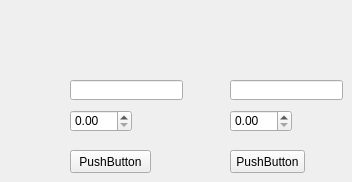
    <widget class="QWidget" name="page_11">
     <attribute name="label">
      <string>Gamma Analysis ( Under Development )</string>
     </attribute>
     <widget class="QLineEdit" name="lineEdit_Dose">
      <property name="geometry">
       <rect>
        <x>70</x>
        <y>80</y>
        <width>113</width>
        <height>20</height>
       </rect>
      </property>
     </widget>
     <widget class="QDoubleSpinBox" name="doubleSpinBox_Dose">
      <property name="geometry">
       <rect>
        <x>70</x>
        <y>110</y>
        <width>62</width>
        <height>22</height>
       </rect>
      </property>
     </widget>
     <widget class="QLineEdit" name="lineEdit_Gamma">
      <property name="geometry">
       <rect>
        <x>230</x>
        <y>80</y>
        <width>113</width>
        <height>20</height>
       </rect>
      </property>
     </widget>
     <widget class="QDoubleSpinBox" name="doubleSpinBox_Gamma">
      <property name="geometry">
       <rect>
        <x>230</x>
        <y>110</y>
        <width>62</width>
        <height>22</height>
       </rect>
      </property>
     </widget>
     <widget class="QPushButton" name="pushButton_Dose">
      <property name="geometry">
       <rect>
        <x>70</x>
        <y>150</y>
        <width>81</width>
        <height>23</height>
       </rect>
      </property>
      <property name="text">
       <string>PushButton</string>
      </property>
     </widget>
     <widget class="QPushButton" name="pushButton_Gamma">
      <property name="geometry">
       <rect>
        <x>230</x>
        <y>150</y>
        <width>75</width>
        <height>23</height>
       </rect>
      </property>
      <property name="text">
       <string>PushButton</string>
      </property>
     </widget>
    </widget>
